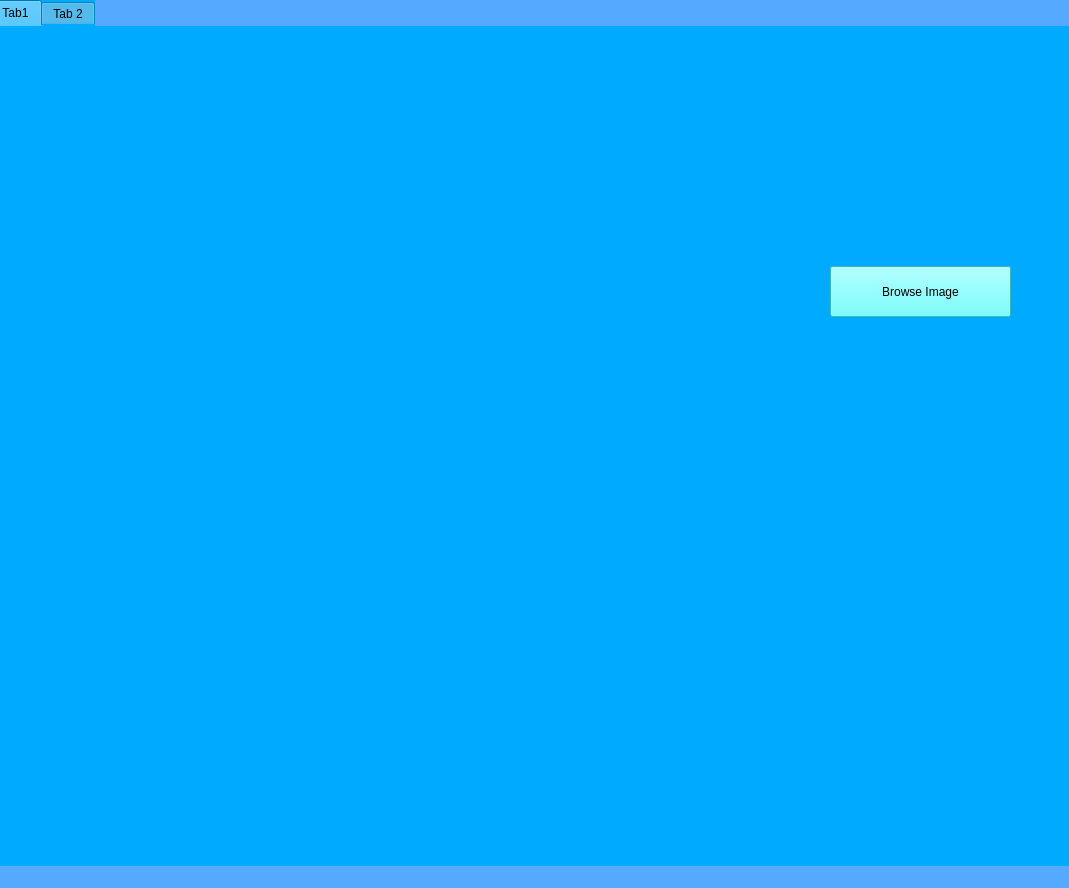
<?xml version="1.0" encoding="UTF-8"?>
<ui version="4.0">
 <class>MainWindow</class>
 <widget class="QMainWindow" name="MainWindow">
  <property name="geometry">
   <rect>
    <x>0</x>
    <y>0</y>
    <width>1069</width>
    <height>888</height>
   </rect>
  </property>
  <property name="windowTitle">
   <string>MainWindow</string>
  </property>
  <property name="styleSheet">
   <string notr="true">background-color: rgb(85, 170, 255);</string>
  </property>
  <widget class="QWidget" name="centralwidget">
   <widget class="QTabWidget" name="tabWidget">
    <property name="geometry">
     <rect>
      <x>-10</x>
      <y>0</y>
      <width>1081</width>
      <height>871</height>
     </rect>
    </property>
    <property name="styleSheet">
     <string notr="true">border-color: qconicalgradient(cx:0, cy:0, angle:135, stop:0 rgba(255, 255, 0, 69), stop:0.375 rgba(255, 255, 0, 69), stop:0.423533 rgba(251, 255, 0, 145), stop:0.45 rgba(247, 255, 0, 208), stop:0.477581 rgba(255, 244, 71, 130), stop:0.518717 rgba(255, 218, 71, 130), stop:0.55 rgba(255, 255, 0, 255), stop:0.57754 rgba(255, 203, 0, 130), stop:0.625 rgba(255, 255, 0, 69), stop:1 rgba(255, 255, 0, 69));
color: rgb(0, 0, 0);
gridline-color: rgb(255, 170, 255);
background-color: rgb(0, 170, 255);
</string>
    </property>
    <property name="currentIndex">
     <number>0</number>
    </property>
    <widget class="QWidget" name="tab_3">
     <attribute name="title">
      <string>Tab1</string>
     </attribute>
     <widget class="QLabel" name="Image">
      <property name="geometry">
       <rect>
        <x>20</x>
        <y>70</y>
        <width>731</width>
        <height>511</height>
       </rect>
      </property>
      <property name="text">
       <string/>
      </property>
      <property name="alignment">
       <set>Qt::AlignCenter</set>
      </property>
     </widget>
     <widget class="QLabel" name="Info">
      <property name="geometry">
       <rect>
        <x>20</x>
        <y>550</y>
        <width>781</width>
        <height>241</height>
       </rect>
      </property>
      <property name="styleSheet">
       <string notr="true">font: 75 12pt &quot;MS Shell Dlg 2&quot;;</string>
      </property>
      <property name="text">
       <string/>
      </property>
     </widget>
     <widget class="QPushButton" name="Browse">
      <property name="geometry">
       <rect>
        <x>840</x>
        <y>240</y>
        <width>181</width>
        <height>51</height>
       </rect>
      </property>
      <property name="styleSheet">
       <string notr="true">font: 14pt &quot;MS Shell Dlg 2&quot;;
background-color: rgb(85, 255, 255);</string>
      </property>
      <property name="text">
       <string>Browse Image</string>
      </property>
     </widget>
    </widget>
    <widget class="QWidget" name="tab_2">
     <attribute name="title">
      <string>Tab 2</string>
     </attribute>
     <widget class="QPushButton" name="ShowPixels">
      <property name="geometry">
       <rect>
        <x>782</x>
        <y>310</y>
        <width>201</width>
        <height>71</height>
       </rect>
      </property>
      <property name="styleSheet">
       <string notr="true">font: 14pt &quot;MS Shell Dlg 2&quot;;
background-color: rgb(170, 255, 255);</string>
      </property>
      <property name="text">
       <string>Show Pixels</string>
      </property>
     </widget>
     <widget class="QLabel" name="Tab2Label">
      <property name="geometry">
       <rect>
        <x>30</x>
        <y>50</y>
        <width>721</width>
        <height>521</height>
       </rect>
      </property>
      <property name="styleSheet">
       <string notr="true">border-color: rgb(0, 255, 255);</string>
      </property>
      <property name="text">
       <string/>
      </property>
     </widget>
    </widget>
   </widget>
  </widget>
  <widget class="QStatusBar" name="statusbar"/>
 </widget>
 <resources/>
 <connections/>
</ui>
